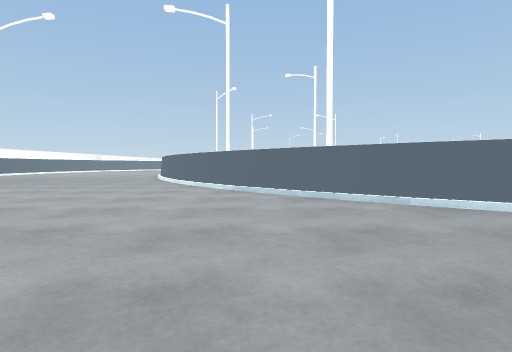
[1] (above)

24 first-person views from a walk through a Unity game level. The camera is 0.58 m above the floor, tilts 2° down and sees 75° across. The floor is counted in squares, 1 m on a side. Each view is taken from the middle of a square. On the plan, view 1 faces up. The plan holds only what a view shows up to about 9 squares ahead; the rest is blank. The place goes on beyond the plan. The player character is not drawn. Surface patterns are stand-ins for the level's own textures.

[2]
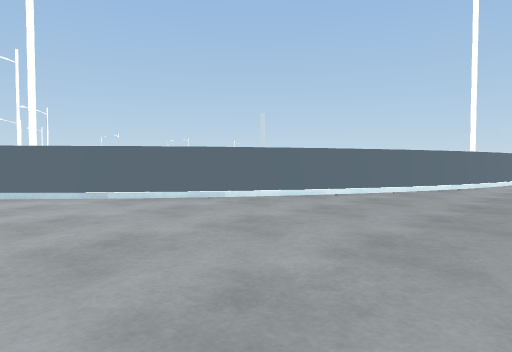

[3]
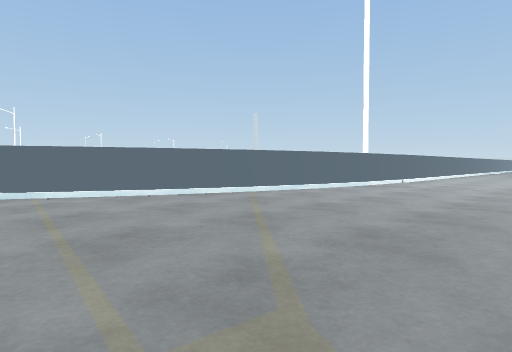

[4]
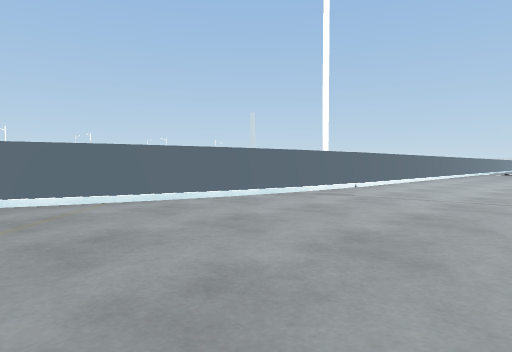

[5]
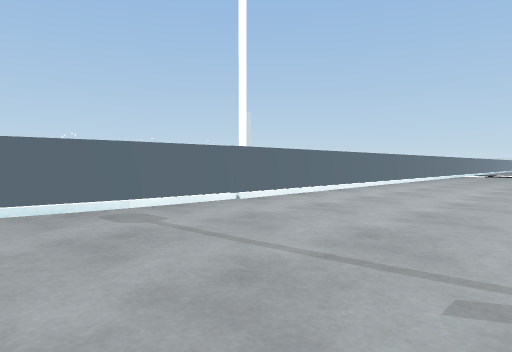

[6]
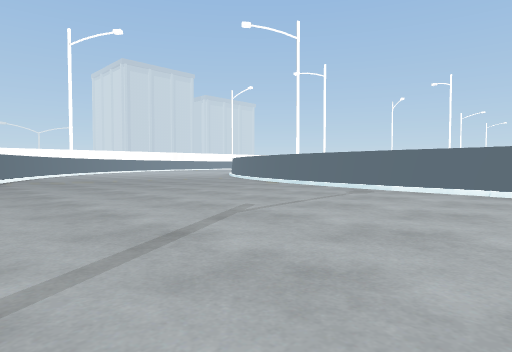

[7]
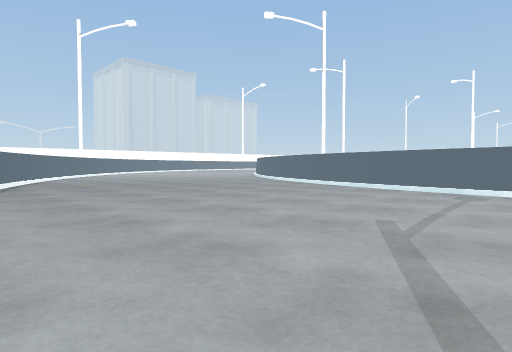

[8]
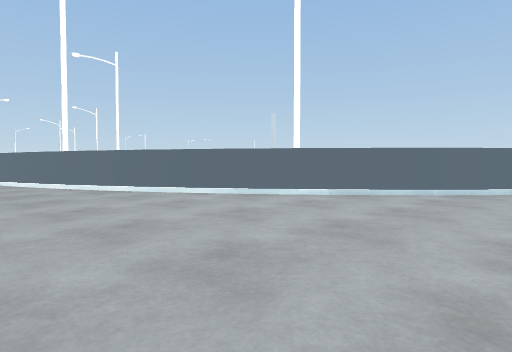

[9]
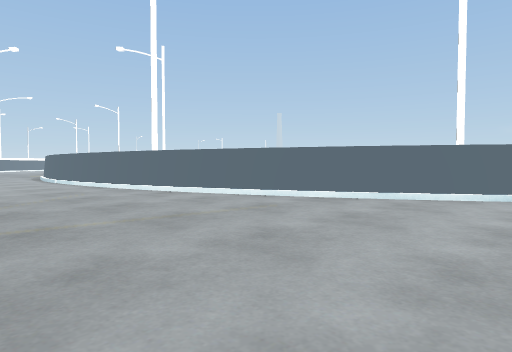

[10]
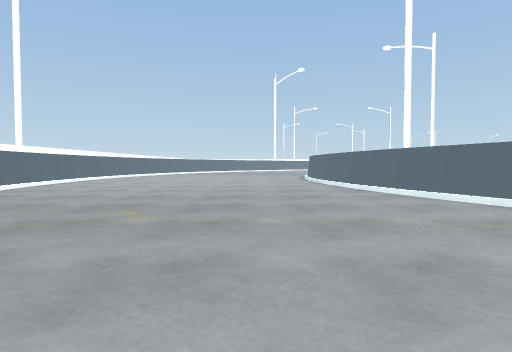

[11]
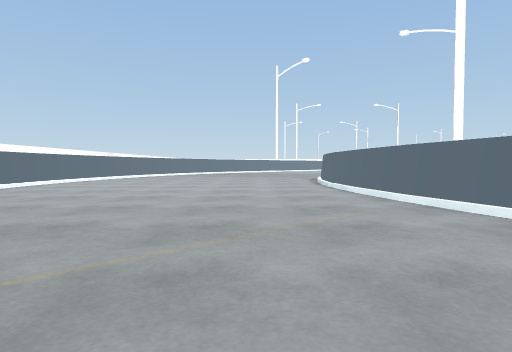

[12]
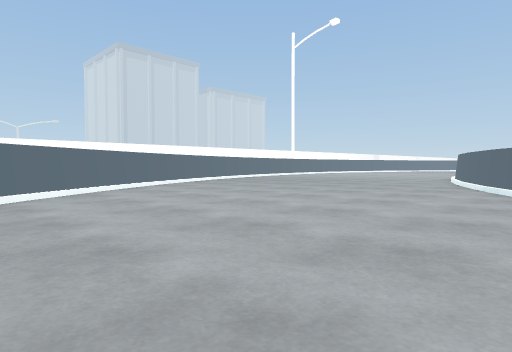

[13]
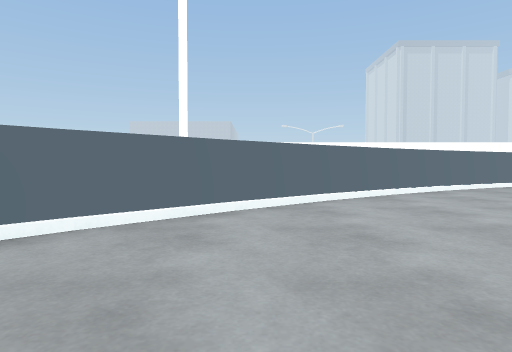

[14]
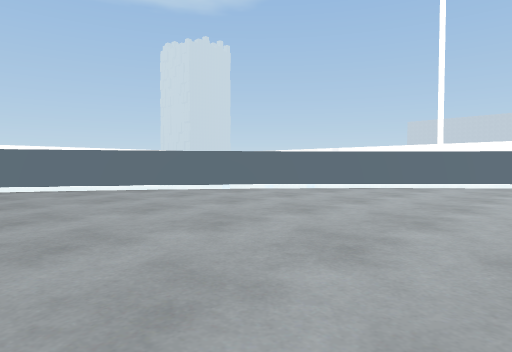

[15]
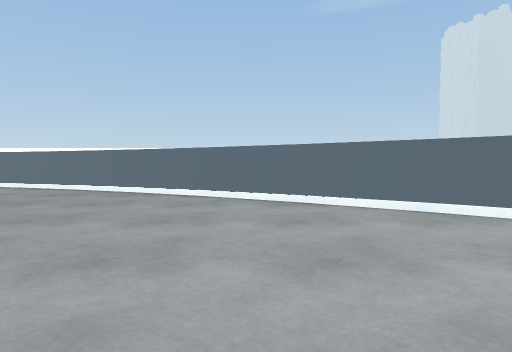

[16]
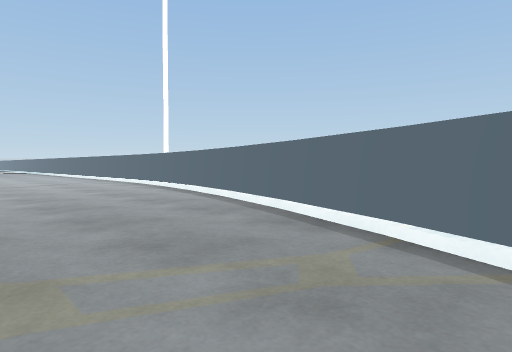

[17]
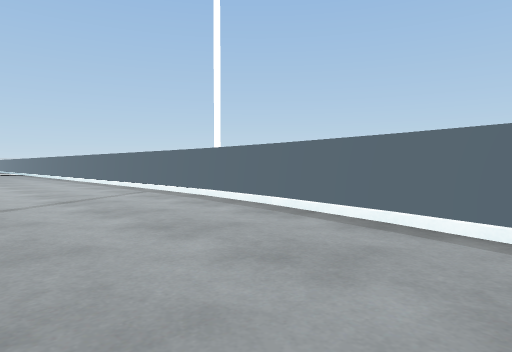

[18]
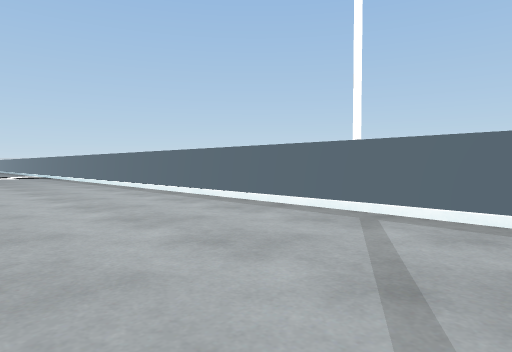

[19]
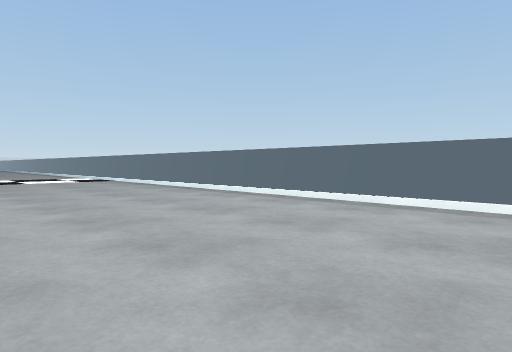

[20]
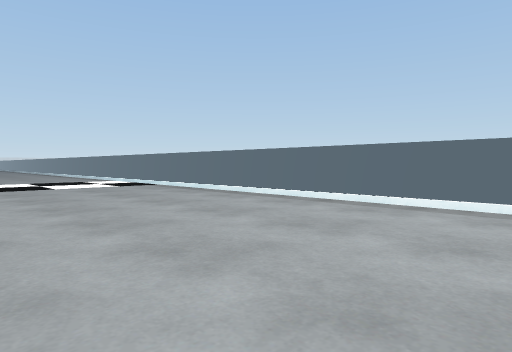

[21]
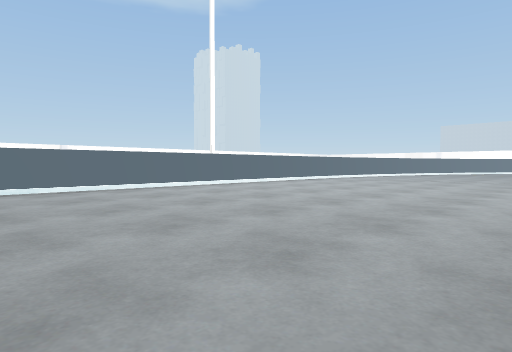

[22]
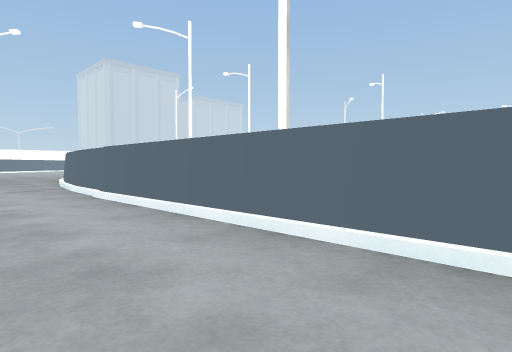

[23]
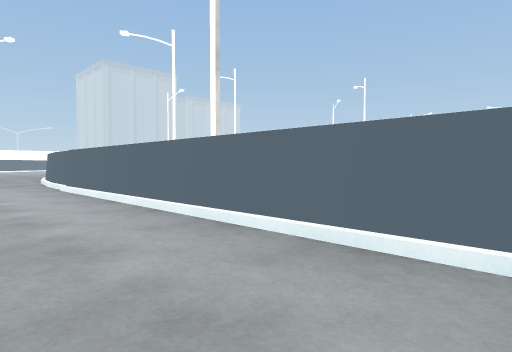

[24]
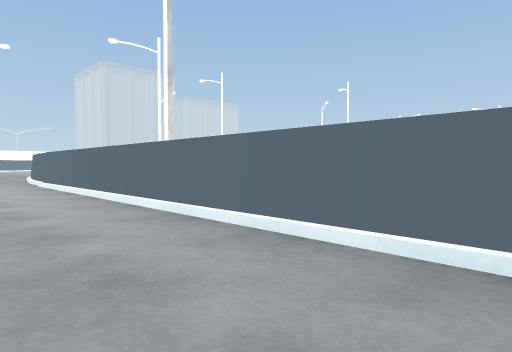

### Floor plan
Key: @ floor where view 1 was taken; # wall or solid block; . floor; / step, stairs or slope.
Columns run from 13 left of view 1 to 25 right of it. Each row starts with its distance up from view 1.
 17 #........#
 16 #........#
 15  ........#
 14  ........#
 13   .......##
 12    .......##
 11    ........#
 10     .......##
  9   #  .......#
  8   #. .......##
  7   ##.........##
  6    #..........##
  5     #..........###
  4     ##...........##
  3      #............###
  2      ##.............###
  1       ##..............#################
  0        ##....@..............///////////
 -1         ##.............................
 -2          ###...........................
 -3            ##..........................
 -4             ###........................
 -5               ##.......................
 -6                ####....................
 -7                   ####.................
 -8                      ##################

Positions as (right, up) in squares from view 1, and headings:
1: (0, 0), facing up
2: (0, -1), facing up-right
3: (4, -4), facing up-right
4: (7, -4), facing up-right
5: (11, -4), facing up-right
6: (16, -7), facing up-left
7: (14, -7), facing up-left
8: (-6, 4), facing up-right
9: (-8, 8), facing up-right
10: (-7, 8), facing up
11: (-7, 11), facing up
12: (-1, 2), facing up-left
13: (-2, 2), facing left
14: (3, 4), facing down-left
15: (0, 2), facing down
16: (3, -3), facing down-right
17: (8, -4), facing down-right
18: (13, -4), facing down-right
19: (17, -3), facing down-right
20: (20, -3), facing down-right
21: (25, 0), facing down-left
22: (21, -2), facing up-left
23: (23, -2), facing up-left
24: (25, -2), facing up-left
